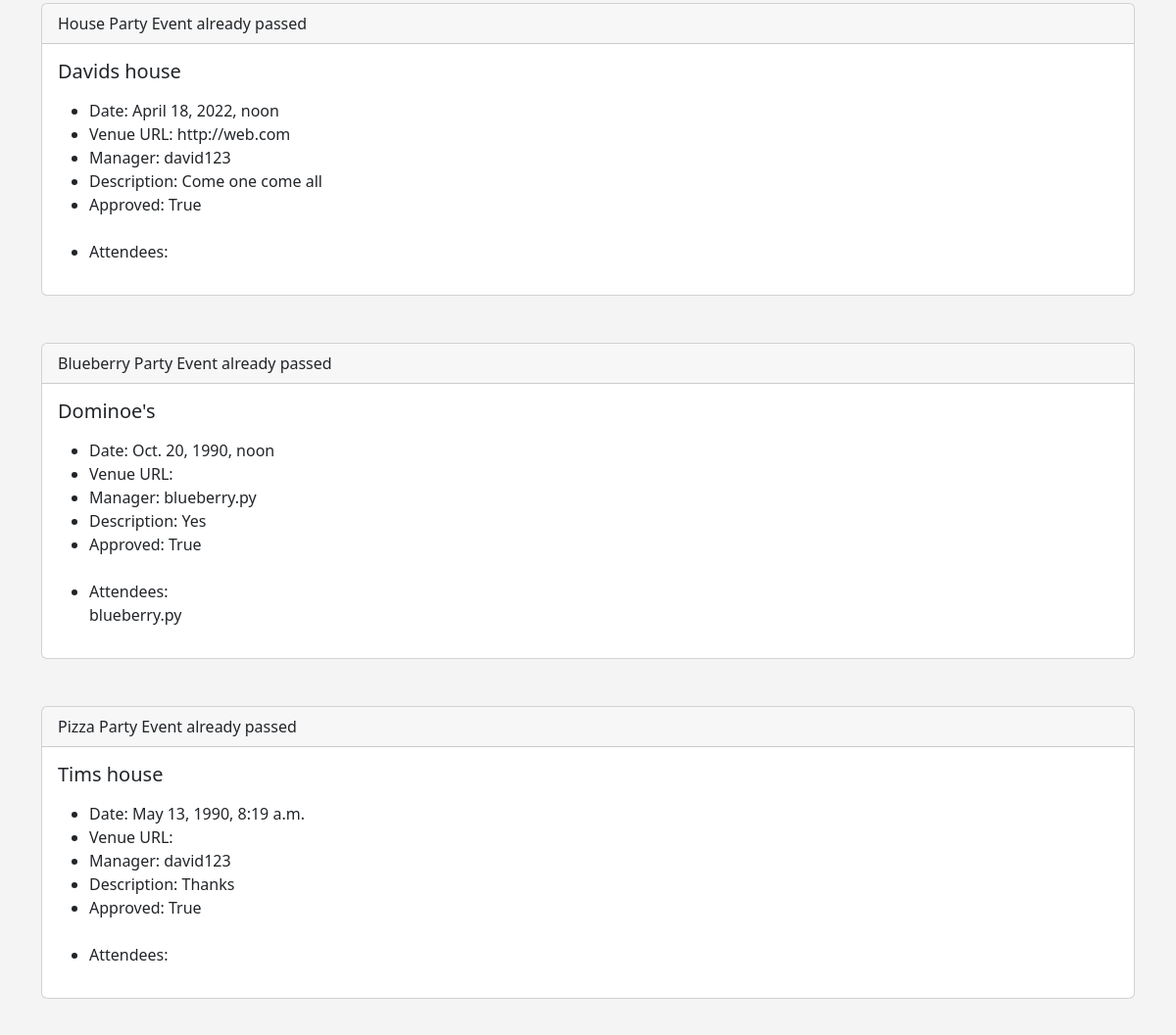
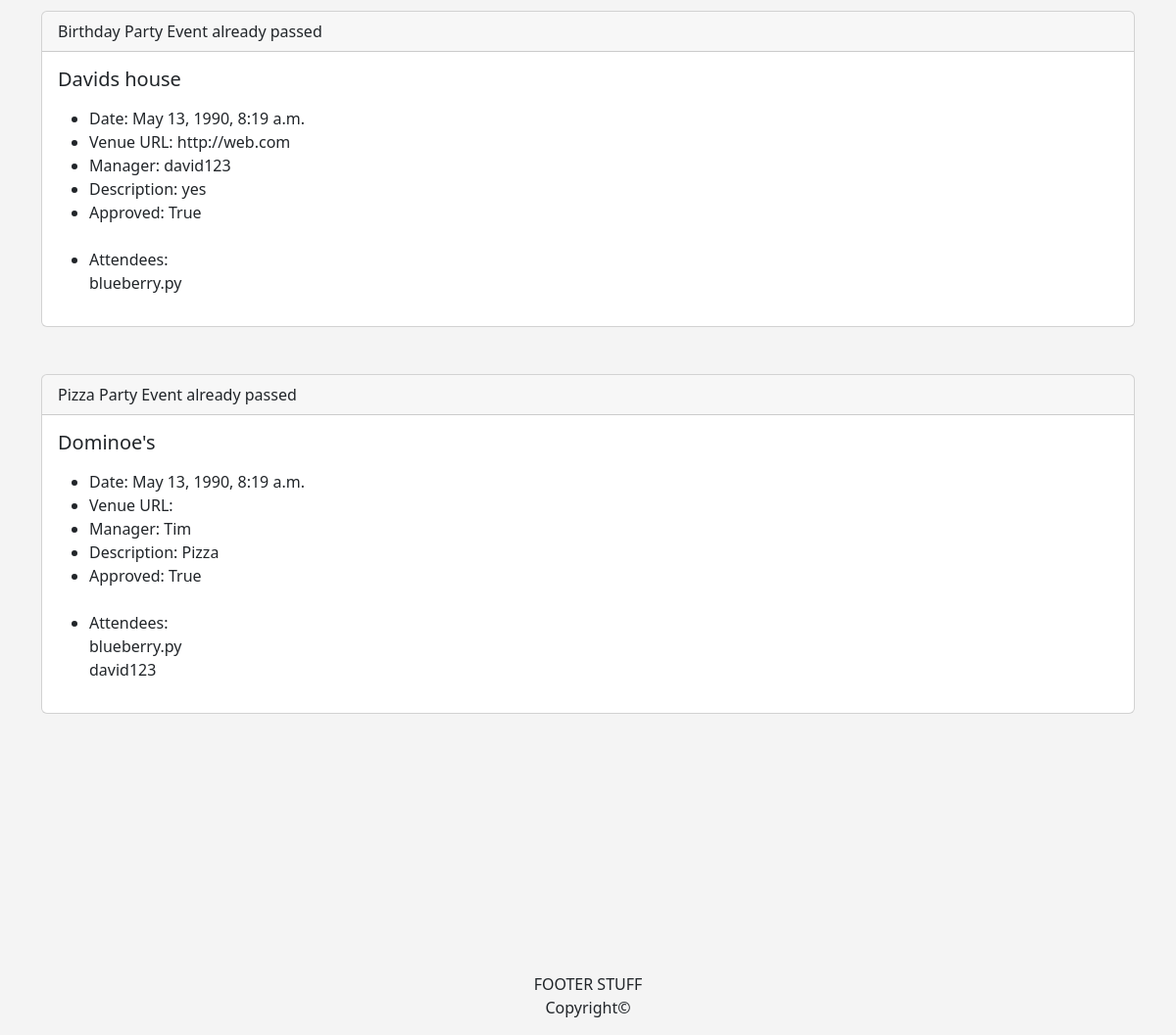
The app's page /events/ (lower part), older data (2 pictures, top to bottom).
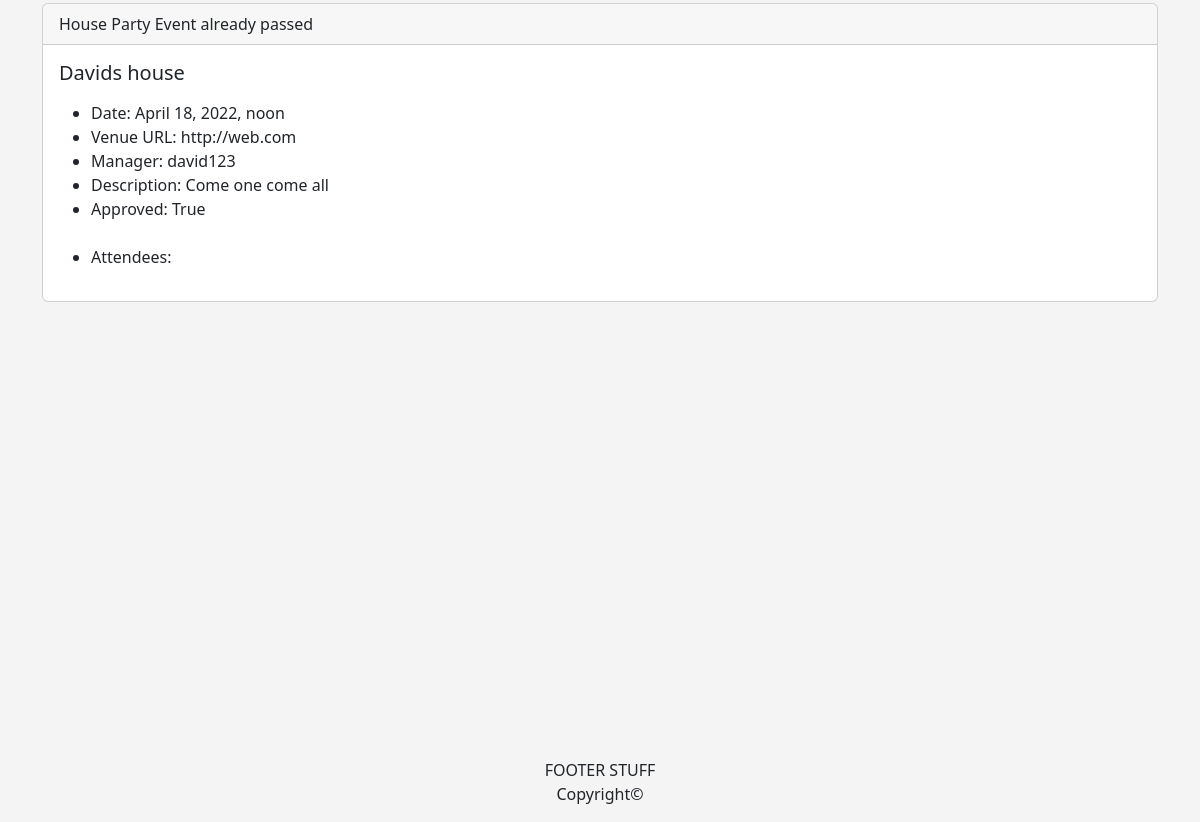
The same page, newer data.
### events/models.py (models this page shows)
class Event(models.Model):
    name = models.CharField('Event Name', max_length=120)
    event_date = models.DateTimeField('Event Date')
    venue = models.ForeignKey(Venue, blank=True, null=True, on_delete=models.CASCADE)
    manager = models.ForeignKey(User, related_name='manager', blank=True, null=True, on_delete=models.SET_NULL)
    description = models.TextField(blank=True)
    attendees = models.ManyToManyField(User, related_name='attendee', blank=True)
    approved = models.BooleanField('Approved', default=False)
    def __str__(self):
        return self.name
    @property
    def days_till(self):
        today = date.today()
        days_till = self.event_date.date() - today
        days_till_stripped = str(days_till).strip(',')[0]
        if self.event_date.date() < today:
            return 'Event already passed'
        else:
            return f'{days_till_stripped} Days'

class Venue(models.Model):
    name = models.CharField('Event Name', max_length=120)
    address = models.CharField('Address', max_length=300)
    zip_code = models.CharField('Zip Code', max_length=10)
    phone = models.CharField('Contact Phone', blank=True, max_length=25)
    web = models.URLField('Website Address', blank=True)
    email_address = models.EmailField('Email Address', blank=True)
    owner = models.IntegerField('Venue Owner', blank=False, default=1)
    venue_image = models.ImageField(blank=True, null=True, upload_to='images/')
    def __str__(self):
        return self.name

### events/views.py (the view)
# urls.py: path('events/', views.all_events, name='events_list'),
def all_events(request):
    event_list = Event.objects.all().order_by('-event_date')
    return render(request, 'events/events_list.html',
            {'event_list': event_list})

### events/templates/events/events_list.html (shortened to what this page needs)
{% extends 'events/base.html' %}
{% block content %}
<br/>
{% for event in event_list %}
{% if event.approved %}
<div class="card">
  <div class="card-header">
      <span>{{ event }} {{event.days_till }}</span>
  </div>
  <div class="card-body">
    <h5 class="card-title">{{ event.venue }}</h5>
    <p class="card-text">
        <ul>
            <li>Date: {{ event.event_date }} </li>
            <li>Venue URL: {{ event.venue.web }} </li>
            <li> Manager: {{ event.manager }} </li>
            <li>Description: {{ event.description }} </li>
            <li>Approved: {{ event.approved }}</li>
            <br/>
            <li>Attendees:</li>
            {% for attendee in event.attendees.all %}
            {{ attendee }}<br/>
            {% endfor %}
        </ul>
    </p>
  </div>
</div>
{% endif %}
<br/>
<br/>
{% endfor %}
{% endblock content %}

Row changes from the older to the newer data that the page shows:
no longer on this page (row edited): Event: name "Blueberry Party", days_till "Event already passed", venue "Dominoe's", event_date "Oct. 20, 1990, noon", manager "blueberry.py", description "Yes", approved "True"
no longer on this page (row edited): Event: name "Pizza Party", days_till "Event already passed", venue "Tims house", event_date "May 13, 1990, 8:19 a.m.", manager "david123", description "Thanks", approved "True"
no longer on this page (row edited): Event: name "Birthday Party", days_till "Event already passed", venue "Davids house", event_date "May 13, 1990, 8:19 a.m.", venue.web "http://web.com", manager "david123", description "yes", approved "True"
no longer on this page (row edited): Event: name "Pizza Party", days_till "Event already passed", venue "Dominoe's", event_date "May 13, 1990, 8:19 a.m.", manager "Tim", description "Pizza", approved "True"
